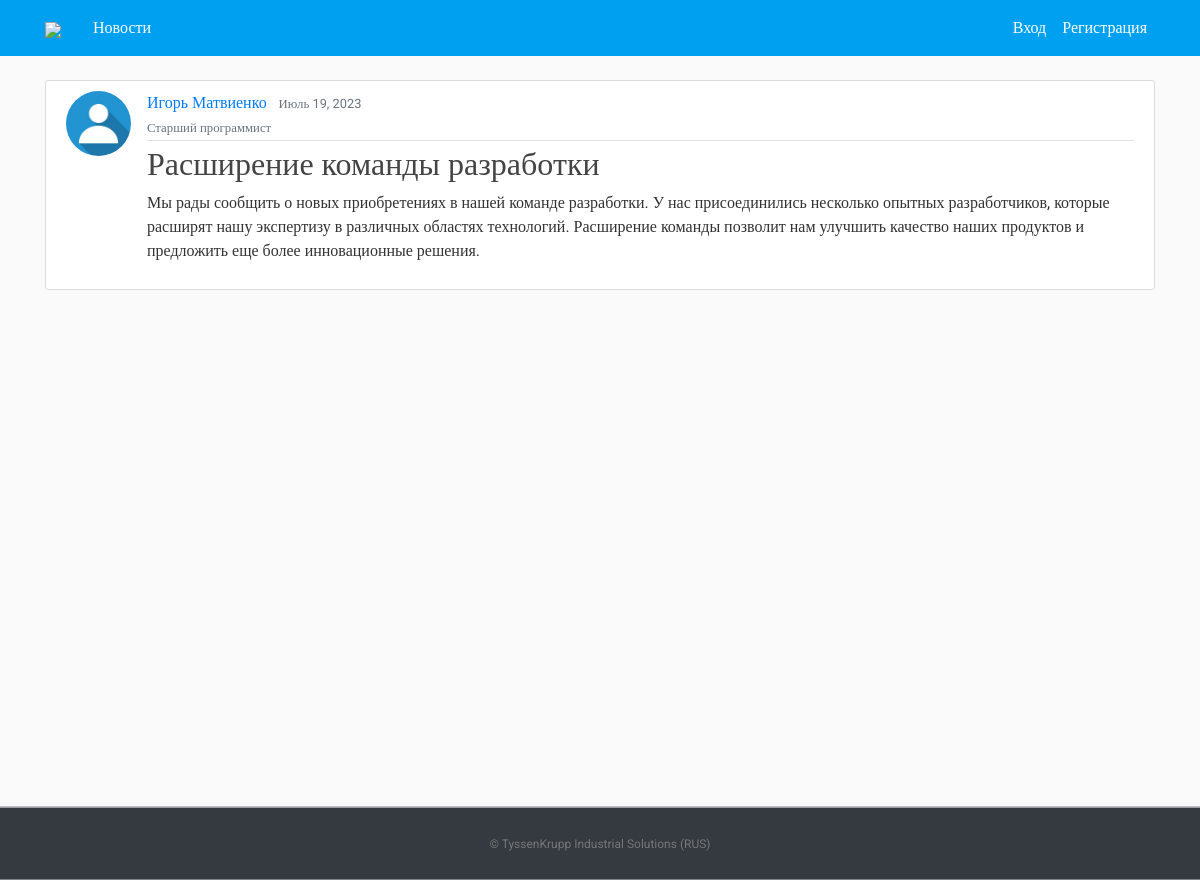
The page /post/26/ on the database its author committed.
### news/models.py (models this page shows, shortened)
class Post(models.Model):
    title = models.CharField(max_length=100, verbose_name="Заголовок")
    content = models.TextField(verbose_name="Содержимое")
    date_posted = models.DateTimeField(default=timezone.now)
    author = models.ForeignKey(User, on_delete=models.CASCADE)

### users/models.py (models this page shows, shortened)
class Profile(models.Model):
    user = models.OneToOneField(User, on_delete=models.CASCADE)
    position = models.CharField(max_length=100, default='', verbose_name='Должность')
    image = models.ImageField(default='default.jpg', upload_to='profile_pics', verbose_name='Аватар')

### news/views.py (the view)
# urls.py: path('post/<int:pk>/', PostDetailView.as_view(), name='post-detail'),
class PostDetailView(DetailView):
    model = Post

### news/templates/news/post_detail.html (shortened to what this page needs)
{% extends "news/base.html" %}
{% block content %}
  <article class="media content-section">
    <img class="rounded-circle article-img" src="{{ object.author.profile.image.url }}">
    <div class="media-body">
      <div class="article-metadata">
        <a class="mr-2" href="{% url 'user-posts' post.author.username %}">{{ object.author.first_name }} {{ object.author.last_name }}</a>
        <small class="text-muted">{{ object.date_posted|date:"F d, Y" }}<br>{{ object.author.profile.position }}</small>
      </div>
      <h2 class="article-title">{{ object.title }}</h2>
      <p class="article-content">{{ object.content }}</p>
    </div>
  </article>
{% endblock content %}

### news/static/news/main.css (style rules this page uses)
﻿body, html { width:100%; height:100% }
body { margin:0; padding:0; background: #fafafa; color: #333333; margin-top: 5rem; font-family:Roboto; }
h1, h2, h3, h4, h5, h6 { color: #444444; }
.content-section { background: #ffffff; padding: 10px 20px; border: 1px solid #dddddd; border-radius: 3px; margin-bottom: 20px; }
.article-title { color: #444444; }
.article-content { white-space: pre-line; }
.article-img { height: 65px; width: 65px; margin-right: 16px; }
.article-metadata { padding-bottom: 1px; margin-bottom: 4px; border-bottom: 1px solid #e3e3e3 }

### rows shown on the page
Post: author.profile.image (placeholder picture), author.first_name "Игорь", author.last_name "Матвиенко", date_posted "Июль 19, 2023", author.profile.position "Старший программист", title "Расширение команды разработки", content "Мы рады сообщить о новых приобретениях в нашей команде разработки. У нас присоединились несколько опытных разработчиков, которые расширят нашу экспертизу в различных областях технологий. Расширение команды позволит нам улучшить качество наших продуктов и предложить еще более инновационные решения."
